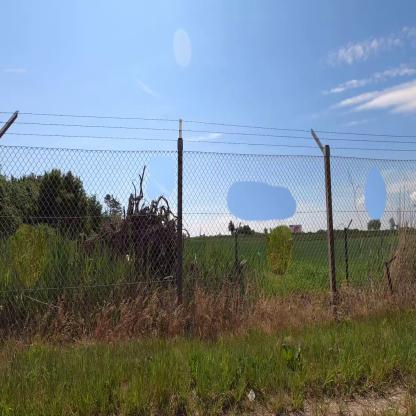
#> input picture vision/assets/gimp_images_01.jpg, 416 x 416 px
$ python color_segm.py --image ../assets/gimp_images_01.jpg
#> lines starting #> are read from the running program, lines starting #| are printed output that depends on the picture
import argparse
import numpy as np
import cv2
from sklearn.cluster import MiniBatchKMeans

def load_image(image):
#> called with image = '../assets/gimp_images_01.jpg'
    image = cv2.imread(image)
#> image is the input picture: shape (416, 416, 3); mean B, G, R 136.6, 129.4, 115.6
    image = cv2.cvtColor(image, cv2.COLOR_BGR2LAB)
#> image: shape (416, 416, 3); mean of channels 0, 1, 2 134, 126.6, 124.4
    image = cv2.resize(image, (640, 480), interpolation=cv2.INTER_CUBIC)
#> image: shape (480, 640, 3); mean of channels 0, 1, 2 134, 126.6, 124.4
    dims = image.shape
#> dims = (480, 640, 3)
    image = image.reshape((-1, 3))
    return image, dims

def quantize_image(image, k):
    clt = MiniBatchKMeans(n_clusters=k)
    labels = clt.fit_predict(image)
    return clt.cluster_centers_.astype(np.uint8)[labels]

def show_quantization(image, shape, k):
    image = image.reshape(shape)
    image = cv2.cvtColor(image, cv2.COLOR_LAB2BGR)
    cv2.imshow('{} clusters'.format(k), image)
    cv2.waitKey(0)
    cv2.destroyAllWindows()

if __name__ == "__main__":
    parser = argparse.ArgumentParser()
    parser.add_argument('--image', default='vision/data/lorenz-fence-inspection-examples/Eskild_fig_3_16.jpg')
    args = parser.parse_args()

    image, orig_shape = load_image(args.image)
#> orig_shape = (480, 640, 3)

    for k in reversed(range(10, 15)):
        quant = quantize_image(image, k)
        show_quantization(quant, orig_shape, k)
#> this loop made 5 passes
#> pass 1, in show_quantization, `image = image.reshape(shape)`:
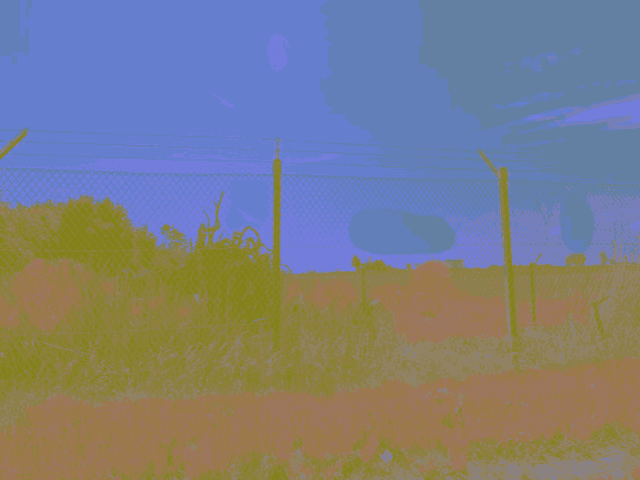
#> image: shape (480, 640, 3); mean of channels 0, 1, 2 133.4, 126.1, 124.1; drawn as B, G, R
#> pass 1, in show_quantization, `image = cv2.cvtColor(image, cv2.COLOR_LAB2BGR)`:
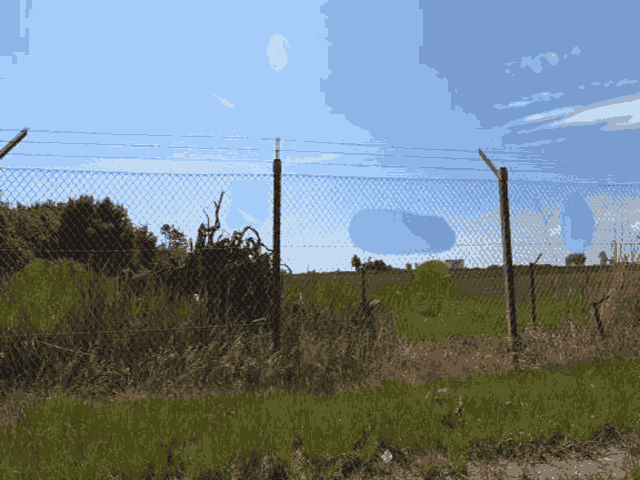
#> image: shape (480, 640, 3); mean B, G, R 136.7, 129.2, 114.2

$ run again, on vision/assets/gimp_images_03.jpg
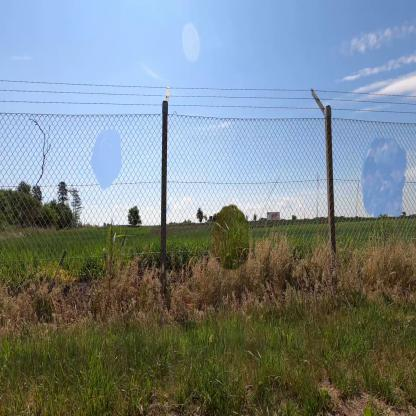
#> input picture vision/assets/gimp_images_03.jpg, 416 x 416 px
#> in load_image, image is the input picture: shape (416, 416, 3); mean B, G, R 134.6, 131.5, 119.8
#> orig_shape = (480, 640, 3)
#> the loop `for k in reversed(range(10, 15)):` made 5 passes
#> pass 1, in show_quantization, `image = image.reshape(shape)`:
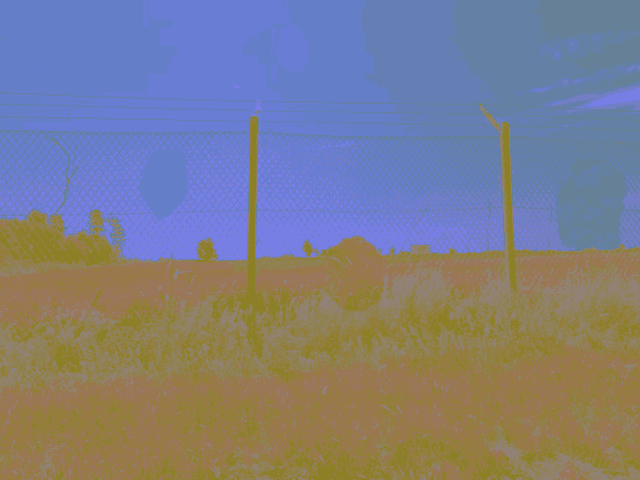
#> image: shape (480, 640, 3); mean of channels 0, 1, 2 135.8, 125.9, 126.3; drawn as B, G, R
#> pass 1, in show_quantization, `image = cv2.cvtColor(image, cv2.COLOR_LAB2BGR)`:
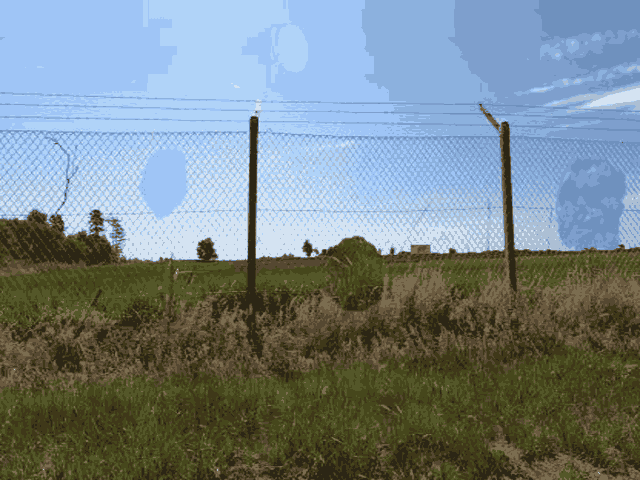
#> image: shape (480, 640, 3); mean B, G, R 135.3, 131.6, 118.2

$ run again, on vision/assets/real_images_02.jpg
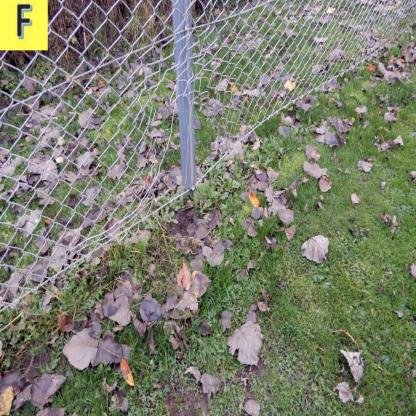
#> input picture vision/assets/real_images_02.jpg, 416 x 416 px
#> in load_image, image is the input picture: shape (416, 416, 3); mean B, G, R 109, 126.2, 123
#> orig_shape = (480, 640, 3)
#> the loop `for k in reversed(range(10, 15)):` made 5 passes
#> pass 1, in show_quantization, `image = image.reshape(shape)`:
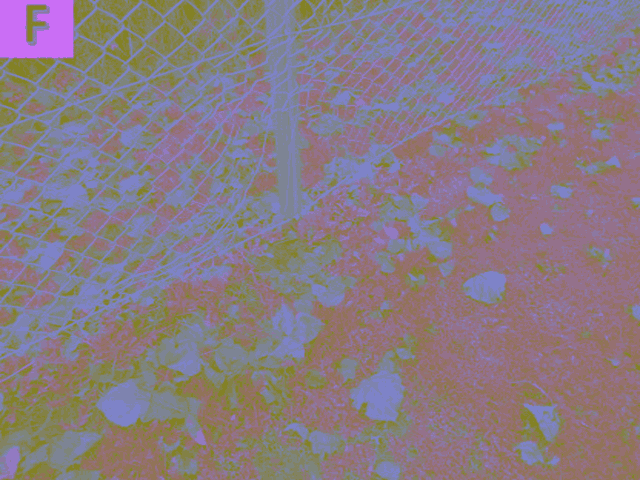
#> image: shape (480, 640, 3); mean of channels 0, 1, 2 131.9, 123.2, 136.8; drawn as B, G, R
#> pass 1, in show_quantization, `image = cv2.cvtColor(image, cv2.COLOR_LAB2BGR)`:
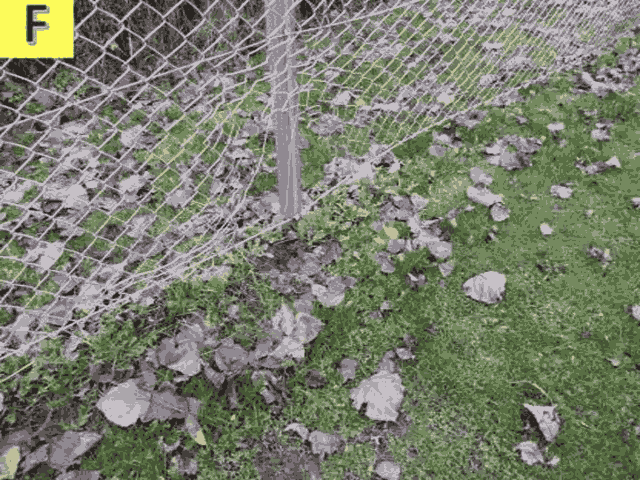
#> image: shape (480, 640, 3); mean B, G, R 109, 126.1, 121.5
